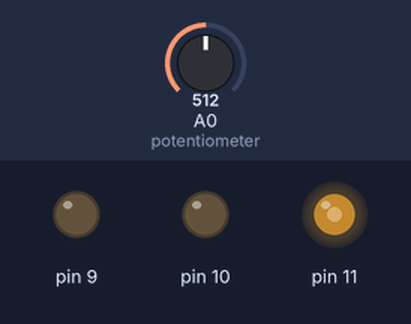
This sketch was run on a simulated Arduino Uno, built with avr-gcc and run on an emulated ATmega328P. Shown: output pins drawn as LEDs (lit = HIGH). The inputs (shaded band) are chosen by the test bench; at power-on: A0 (potentiometer) = 512.

Above: at 1.2 s.
1.3 s: A0 (potentiometer) set to 716
At 2.5 s:
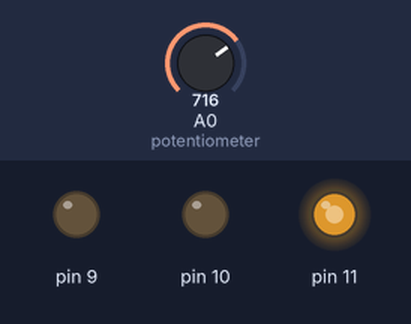
2.8 s: A0 (potentiometer) set to 900
At 3.7 s:
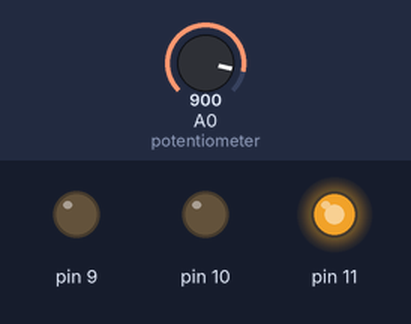
4.3 s: A0 (potentiometer) set to 511
At 4.8 s:
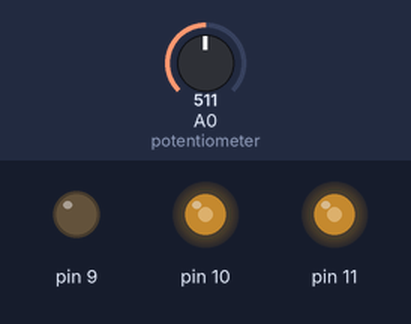
5.8 s: A0 (potentiometer) set to 122
At 7.0 s:
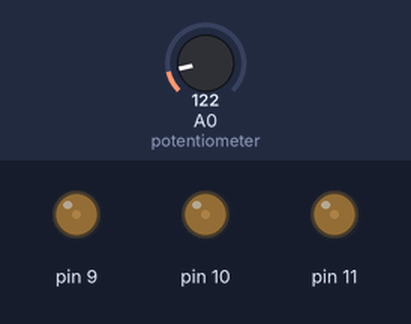
7.3 s: A0 (potentiometer) set to 0
At 8.3 s:
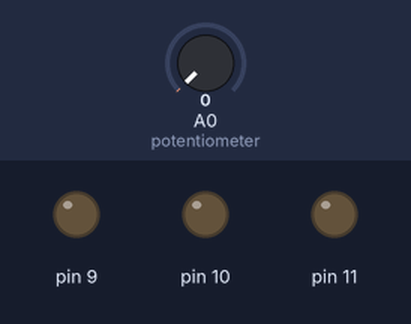
Timing chart, 0 to 9.8 s (numbered marks = the images above; inputs shaded):
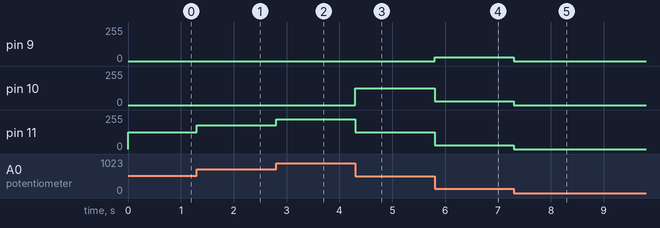

The sketch:

RGB_voltage_Reader.ino
```cpp
/*
LED Voltage Reader

 Reads the value of a potentiometer and Turns on leds based on the value.

(if, Analog Write, Floats)

*/

// the setup function runs once when you press reset or power the board
void setup() {

}
 float volts = 0  ; //storage variable for votls
float bits=0; ////storage variable for bits
// the loop function runs over and over again forever
void loop() {
volts = analogRead (A0)*(5.00/1023.00); //Reads and stores the potentiometer value after converting it to volts
bits = volts * 51;// reads and stores the potentiometer value converting from volts to 8-bit.

if (volts <= 1) {//if Vooltage of potentiometer is greater than 1 volts
  analogWrite(9, bits); //wwrite the bit value to the red rgb

}

if (volts <= 2.5) {//if Vooltage of potentiometer is greater than 3 volts
   analogWrite(10, bits);//write the bit value to the green rgb
}

if (volts <= 5) {//if Vooltage of potentiometer is greater than 4 volts
   analogWrite(11, bits);//wwrite the bit value to the blue rgb
}

}
```

Measured:
- after the input at 1.3 s, pin 11: 127/255 → 178/255 at once
- after the input at 2.8 s, pin 11: 178/255 → 224/255 at once
- after the input at 4.3 s, pin 10: 0/255 → 127/255 at once; pin 11: 224/255 → 127/255 at once
- after the input at 5.8 s, pin 9: 0/255 → 30/255 at once; pin 10, pin 11: 127/255 → 30/255 at once
- after the input at 7.3 s, pin 9–11: 30/255 → 0/255 at once
